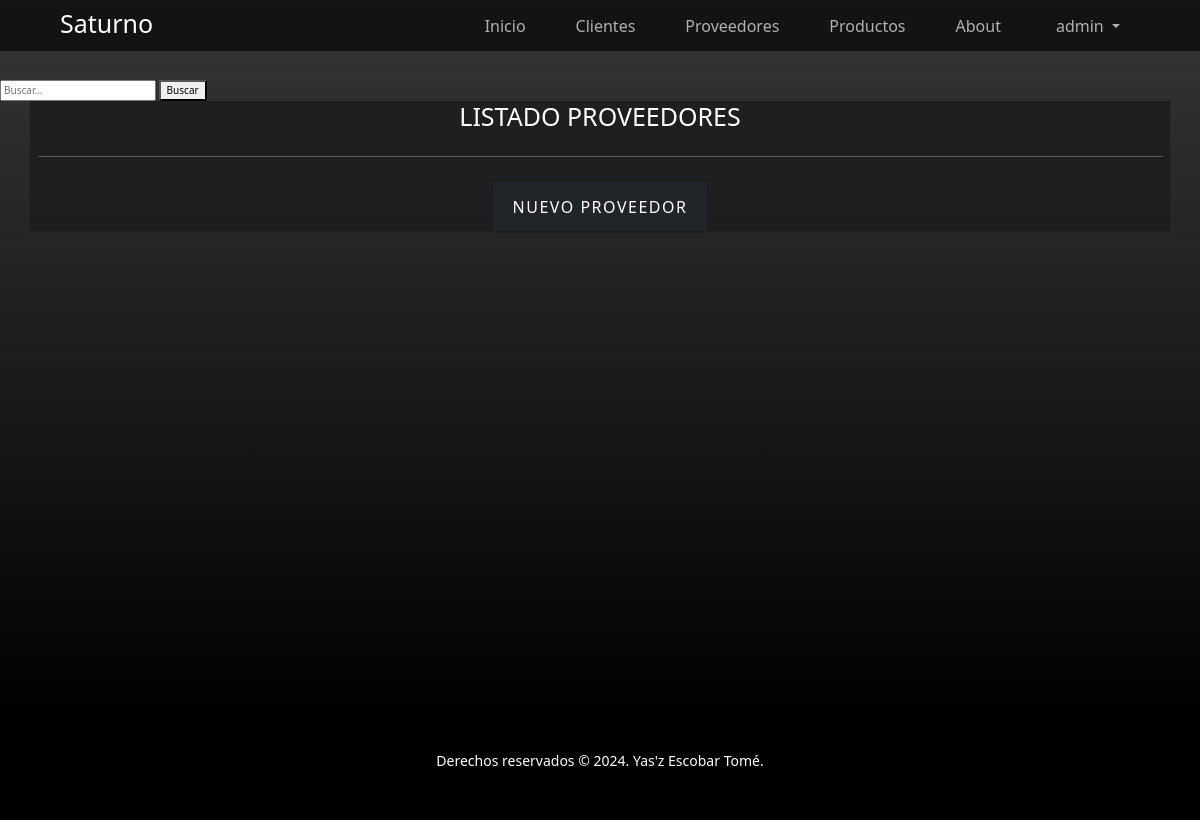
Before: /proveedores (signed in) with the older database file.
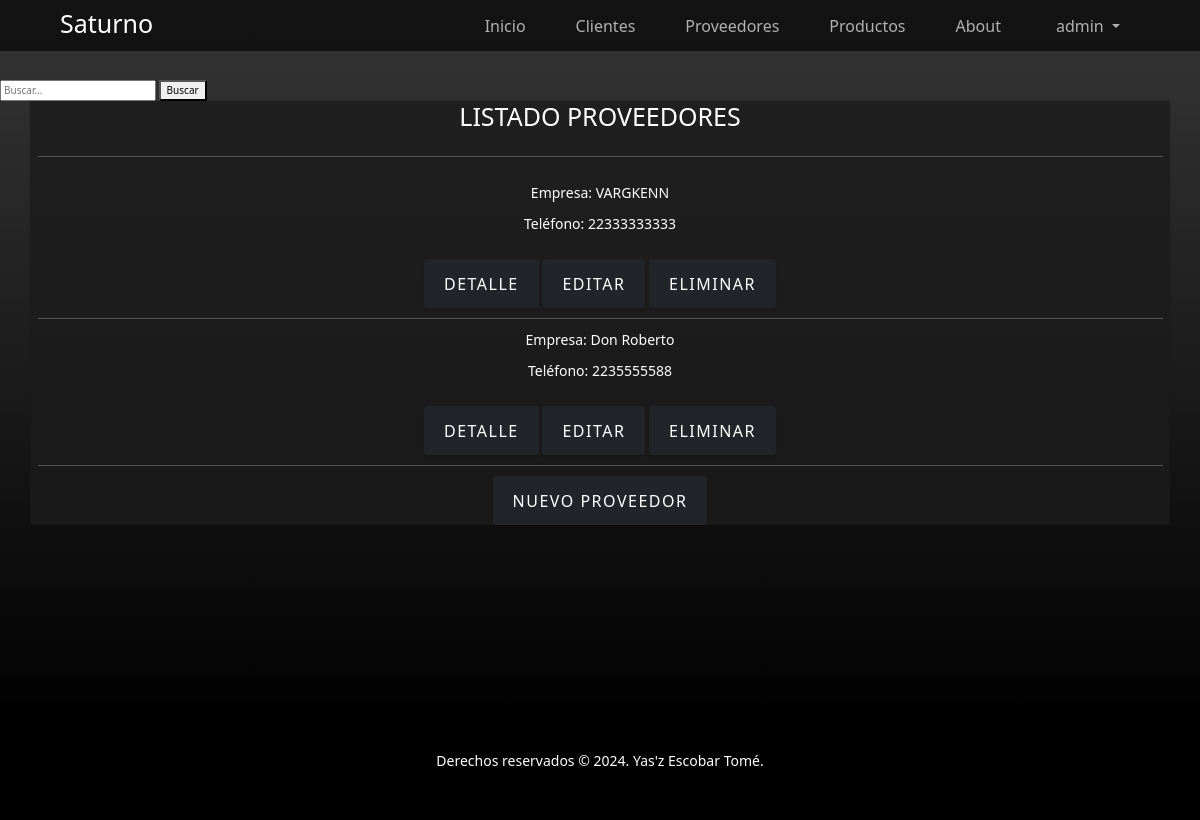
After: the same page with the newer database file.
### appcuentas/models.py (models this page shows, shortened)
class Proveedor(models.Model):
    empresa = models.CharField(max_length=20)
    telefono = models.CharField(max_length=20)
    deuda = models.DecimalField(default=0.0, decimal_places=2, max_digits=10)

### appcuentas/views.py (the view)
# urls.py: path('proveedores', views.ProveedorListView.as_view(), name='proveedores'),
class ProveedorListView(LoginRequiredMixin, ListView):
    model = Proveedor
    context_object_name = 'proveedores'
    template_name = 'appcuentas/listar-proveedores.html'

### appcuentas/templates/appcuentas/listar-proveedores.html (shortened to what this page needs)
{% extends "appcuentas/base.html" %}
{% block main %}
<main class="page-section">
    {% block busqueda %}
        {% include 'appcuentas/busqueda.html' with page='proveedores' %}
    {% endblock busqueda %}
    <section class="container text-white text-center">
        <h1 class="pb-4">LISTADO PROVEEDORES</h1>
        <hr>
        <br>
        {% for proveedor in proveedores %}
            <p>Empresa: {{proveedor.empresa}}</p>
            <p>Teléfono: {{proveedor.telefono}}</p>
            <br>
            <p>
                <a class="btn btn-dark" href="{% url 'ver-proveedor' proveedor.pk %}">Detalle</a>
                {% if request.user.is_superuser %}
                    <a class="btn btn-dark" href="{% url 'editar-proveedor' proveedor.pk %}">Editar</a>
                    <a class="btn btn-dark" href="{% url 'eliminar-proveedor' proveedor.pk %}">Eliminar</a>
                {% endif %}
            </p>
            <hr>
        {% endfor %}
        {% if request.user.is_superuser %}
            <a class="btn btn-dark" href="{% url 'nuevo-proveedor' %}">Nuevo Proveedor</a>
        {% endif %}
    </section>
</main>
{% endblock %}

Changed rows visible on the page:
added Proveedor: empresa "VARGKENN", telefono "22333333333"
added Proveedor: empresa "Don Roberto", telefono "2235555588"
